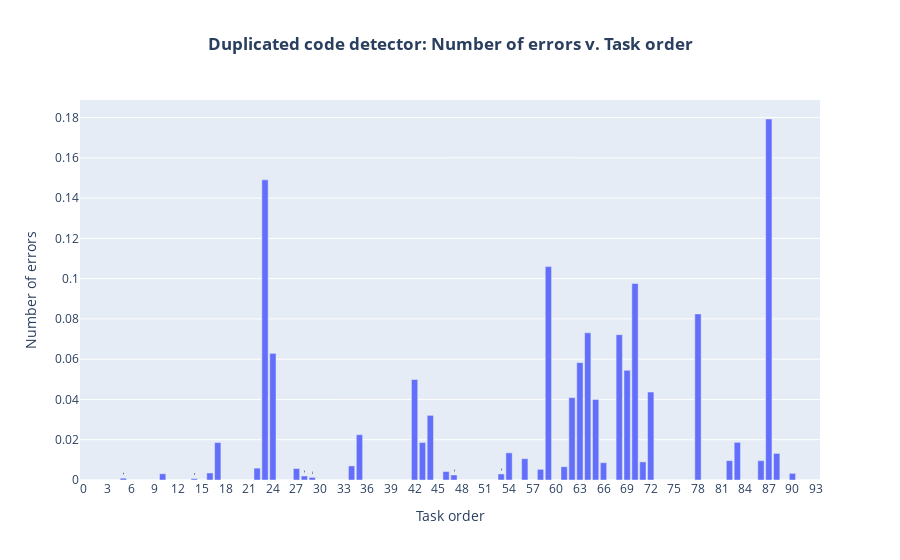

The notebook cell this image was saved under:
### Code cell
visualizer_duplicated_code_detector = VisualizerBarChart(
    detector_name="Duplicated code detector",
    counter_task_solutions=runner_duplicated_code_detector.counter_task_solutions,
    counter_task_errors=runner_duplicated_code_detector.counter_task_errors,
    )

fig_duplicated_code_detector = visualizer_duplicated_code_detector.display_visualization()

### Figure 1 — Plotly figure (JSON) as saved in the notebook; plotly's stock layout.template omitted (floating-point values rounded to 4 significant figures)
{"data": [{"text": ["Task_order: 0 <br>Number of detected errors: 0 <br>Number of solutions: 1 <br>Error rate: 0.0 <br>", "Task_order: 1 <br>Number of detected errors: 0 <br>Number of solutions: 1126 <br>Error rate: 0.0 <br>", "Task_order: 2 <br>Number of detected errors: 0 <br>Number of solutions: 2202 <br>Error rate: 0.0 <br>", "Task_order: 3 <br>Number of detected errors: 0 <br>Number of solutions: 446 <br>Error rate: 0.0 <br>", "Task_order: 4 <br>Number of detected errors: 0 <br>Number of solutions: 1480 <br>Error rate: 0.0 <br>", "Task_order: 5 <br>Number of detected errors: 1 <br>Number of solutions: 1082 <br>Error rate: 0.0009 <br>", "Task_order: 6 <br>Number of detected errors: 0 <br>Number of solutions: 765 <br>Error rate: 0.0 <br>", "Task_order: 7 <br>Number of detected errors: 0 <br>Number of solutions: 694 <br>Error rate: 0.0 <br>", "Task_order: 8 <br>Number of detected errors: 0 <br>Number of solutions: 655 <br>Error rate: 0.0 <br>", "Task_order: 9 <br>Number of detected errors: 0 <br>Number of solutions: 628 <br>Error rate: 0.0 <br>", "Task_order: 10 <br>Number of detected errors: 2 <br>Number of solutions: 635 <br>Error rate: 0.0031 <br>", "Task_order: 11 <br>Number of detected errors: 0 <br>Number of solutions: 535 <br>Error rate: 0.0 <br>", "Task_order: 12 <br>Number of detected errors: 0 <br>Number of solutions: 524 <br>Error rate: 0.0 <br>", "Task_order: 13 <br>Number of detected errors: 0 <br>Number of solutions: 1636 <br>Error rate: 0.0 <br>", "Task_order: 14 <br>Number of detected errors: 1 <br>Number of solutions: 1449 <br>Error rate: 0.0007 <br>", "Task_order: 15 <br>Number of detected errors: 0 <br>Number of solutions: 1839 <br>Error rate: 0.0 <br>", "Task_order: 16 <br>Number of detected errors: 3 <br>Number of solutions: 860 <br>Error rate: 0.0035 <br>", "Task_order: 17 <br>Number of detected errors: 14 <br>Number of solutions: 753 <br>Error rate: 0.0186 <br>", "Task_order: 18 <br>Number of detected errors: 0 <br>Number of solutions: 525 <br>Error rate: 0.0 <br>", "Task_order: 19 <br>Number of detected errors: 0 <br>Number of solutions: 465 <br>Error rate: 0.0 <br>", "Task_order: 20 <br>Number of detected errors: 0 <br>Number of solutions: 555 <br>Error rate: 0.0 <br>", "Task_order: 21 <br>Number of detected errors: 0 <br>Number of solutions: 544 <br>Error rate: 0.0 <br>", "Task_order: 22 <br>Number of detected errors: 3 <br>Number of solutions: 507 <br>Error rate: 0.0059 <br>", "Task_order: 23 <br>Number of detected errors: 61 <br>Number of solutions: 409 <br>Error rate: 0.1491 <br>", "Task_order: 24 <br>Number of detected errors: 18 <br>Number of solutions: 286 <br>Error rate: 0.0629 <br>", "Task_order: 25 <br>Number of detected errors: 0 <br>Number of solutions: 1293 <br>Error rate: 0.0 <br>", "Task_order: 26 <br>Number of detected errors: 0 <br>Number of solutions: 1780 <br>Error rate: 0.0 <br>", "Task_order: 27 <br>Number of detected errors: 8 <br>Number of solutions: 1394 <br>Error rate: 0.0057 <br>", "Task_order: 28 <br>Number of detected errors: 2 <br>Number of solutions: 989 <br>Error rate: 0.002 <br>", "Task_order: 29 <br>Number of detected errors: 1 <br>Number of solutions: 789 <br>Error rate: 0.0013 <br>", "Task_order: 30 <br>Number of detected errors: 0 <br>Number of solutions: 880 <br>Error rate: 0.0 <br>", "Task_order: 31 <br>Number of detected errors: 0 <br>Number of solutions: 817 <br>Error rate: 0.0 <br>", "Task_order: 32 <br>Number of detected errors: 0 <br>Number of solutions: 727 <br>Error rate: 0.0 <br>", "Task_order: 33 <br>Number of detected errors: 0 <br>Number of solutions: 757 <br>Error rate: 0.0 <br>", "Task_order: 34 <br>Number of detected errors: 4 <br>Number of solutions: 573 <br>Error rate: 0.007 <br>", "Task_order: 35 <br>Number of detected errors: 14 <br>Number of solutions: 623 <br>Error rate: 0.0225 <br>", "Task_order: 36 <br>Number of detected errors: 0 <br>Number of solutions: 571 <br>Error rate: 0.0 <br>", "Task_order: 37 <br>Number of detected errors: 0 <br>Number of solutions: 415 <br>Error rate: 0.0 <br>", "Task_order: 38 <br>Number of detected errors: 0 <br>Number of solutions: 465 <br>Error rate: 0.0 <br>", "Task_order: 39 <br>Number of detected errors: 0 <br>Number of solutions: 428 <br>Error rate: 0.0 <br>", "Task_order: 40 <br>Number of detected errors: 0 <br>Number of solutions: 362 <br>Error rate: 0.0 <br>", "Task_order: 41 <br>Number of detected errors: 0 <br>Number of solutions: 587 <br>Error rate: 0.0 <br>", "Task_order: 42 <br>Number of detected errors: 21 <br>Number of solutions: 421 <br>Error rate: 0.0499 <br>", "Task_order: 43 <br>Number of detected errors: 7 <br>Number of solutions: 377 <br>Error rate: 0.0186 <br>", "Task_order: 44 <br>Number of detected errors: 9 <br>Number of solutions: 280 <br>Error rate: 0.0321 <br>", "Task_order: 45 <br>Number of detected errors: 0 <br>Number of solutions: 329 <br>Error rate: 0.0 <br>", "Task_order: 46 <br>Number of detected errors: 2 <br>Number of solutions: 473 <br>Error rate: 0.0042 <br>", "Task_order: 47 <br>Number of detected errors: 1 <br>Number of solutions: 406 <br>Error rate: 0.0025 <br>", "Task_order: 48 <br>Number of detected errors: 0 <br>Number of solutions: 426 <br>Error rate: 0.0 <br>", "Task_order: 49 <br>Number of detected errors: 0 <br>Number of solutions: 384 <br>Error rate: 0.0 <br>", "Task_order: 50 <br>Number of detected errors: 0 <br>Number of solutions: 409 <br>Error rate: 0.0 <br>", "Task_order: 51 <br>Number of detected errors: 0 <br>Number of solutions: 248 <br>Error rate: 0.0 <br>", "Task_order: 52 <br>Number of detected errors: 0 <br>Number of solutions: 310 <br>Error rate: 0.0 <br>", "Task_order: 53 <br>Number of detected errors: 1 <br>Number of solutions: 330 <br>Error rate: 0.003 <br>", "Task_order: 54 <br>Number of detected errors: 4 <br>Number of solutions: 297 <br>Error rate: 0.0135 <br>", "Task_order: 55 <br>Number of detected errors: 0 <br>Number of solutions: 255 <br>Error rate: 0.0 <br>", "Task_order: 56 <br>Number of detected errors: 3 <br>Number of solutions: 284 <br>Error rate: 0.0106 <br>", "Task_order: 57 <br>Number of detected errors: 0 <br>Number of solutions: 264 <br>Error rate: 0.0 <br>", "Task_order: 58 <br>Number of detected errors: 1 <br>Number of solutions: 189 <br>Error rate: 0.0053 <br>", "Task_order: 59 <br>Number of detected errors: 53 <br>Number of solutions: 500 <br>Error rate: 0.106 <br>", "Task_order: 60 <br>Number of detected errors: 0 <br>Number of solutions: 150 <br>Error rate: 0.0 <br>", "Task_order: 61 <br>Number of detected errors: 2 <br>Number of solutions: 302 <br>Error rate: 0.0066 <br>", "Task_order: 62 <br>Number of detected errors: 14 <br>Number of solutions: 342 <br>Error rate: 0.0409 <br>", "Task_order: 63 <br>Number of detected errors: 7 <br>Number of solutions: 120 <br>Error rate: 0.0583 <br>", "Task_order: 64 <br>Number of detected errors: 16 <br>Number of solutions: 219 <br>Error rate: 0.0731 <br>", "Task_order: 65 <br>Number of detected errors: 9 <br>Number of solutions: 225 <br>Error rate: 0.04 <br>", "Task_order: 66 <br>Number of detected errors: 2 <br>Number of solutions: 232 <br>Error rate: 0.0086 <br>", "Task_order: 67 <br>Number of detected errors: 0 <br>Number of solutions: 303 <br>Error rate: 0.0 <br>", "Task_order: 68 <br>Number of detected errors: 14 <br>Number of solutions: 194 <br>Error rate: 0.0722 <br>", "Task_order: 69 <br>Number of detected errors: 3 <br>Number of solutions: 55 <br>Error rate: 0.0545 <br>", "Task_order: 70 <br>Number of detected errors: 16 <br>Number of solutions: 164 <br>Error rate: 0.0976 <br>", "Task_order: 71 <br>Number of detected errors: 2 <br>Number of solutions: 222 <br>Error rate: 0.009 <br>", "Task_order: 72 <br>Number of detected errors: 7 <br>Number of solutions: 160 <br>Error rate: 0.0437 <br>", "Task_order: 73 <br>Number of detected errors: 0 <br>Number of solutions: 140 <br>Error rate: 0.0 <br>", "Task_order: 74 <br>Number of detected errors: 0 <br>Number of solutions: 596 <br>Error rate: 0.0 <br>", "Task_order: 75 <br>Number of detected errors: 0 <br>Number of solutions: 208 <br>Error rate: 0.0 <br>", "Task_order: 76 <br>Number of detected errors: 0 <br>Number of solutions: 208 <br>Error rate: 0.0 <br>", "Task_order: 77 <br>Number of detected errors: 0 <br>Number of solutions: 305 <br>Error rate: 0.0 <br>", "Task_order: 78 <br>Number of detected errors: 8 <br>Number of solutions: 97 <br>Error rate: 0.0825 <br>", "Task_order: 79 <br>Number of detected errors: 0 <br>Number of solutions: 1111 <br>Error rate: 0.0 <br>", "Task_order: 80 <br>Number of detected errors: 0 <br>Number of solutions: 427 <br>Error rate: 0.0 <br>", "Task_order: 81 <br>Number of detected errors: 0 <br>Number of solutions: 401 <br>Error rate: 0.0 <br>", "Task_order: 82 <br>Number of detected errors: 1 <br>Number of solutions: 104 <br>Error rate: 0.0096 <br>", "Task_order: 83 <br>Number of detected errors: 2 <br>Number of solutions: 107 <br>Error rate: 0.0187 <br>", "Task_order: 84 <br>Number of detected errors: 0 <br>Number of solutions: 1298 <br>Error rate: 0.0 <br>", "Task_order: 85 <br>Number of detected errors: 0 <br>Number of solutions: 263 <br>Error rate: 0.0 <br>", "Task_order: 86 <br>Number of detected errors: 2 <br>Number of solutions: 208 <br>Error rate: 0.0096 <br>", "Task_order: 87 <br>Number of detected errors: 26 <br>Number of solutions: 145 <br>Error rate: 0.1793 <br>", "Task_order: 88 <br>Number of detected errors: 3 <br>Number of solutions: 228 <br>Error rate: 0.0132 <br>", "Task_order: 89 <br>Number of detected errors: 0 <br>Number of solutions: 374 <br>Error rate: 0.0 <br>", "Task_order: 90 <br>Number of detected errors: 1 <br>Number of solutions: 304 <br>Error rate: 0.0033 <br>", "Task_order: 91 <br>Number of detected errors: 0 <br>Number of solutions: 240 <br>Error rate: 0.0 <br>", "Task_order: 92 <br>Number of detected errors: 0 <br>Number of solutions: 187 <br>Error rate: 0.0 <br>", "Task_order: 93 <br>Number of detected errors: 0 <br>Number of solutions: 189 <br>Error rate: 0.0 <br>"], "type": "bar", "x": [0, 1, 2, 3, 4, 5, 6, 7, 8, 9, 10, 11, 12, 13, 14, 15, 16, 17, 18, 19, 20, 21, 22, 23, 24, 25, 26, 27, 28, 29, 30, 31, 32, 33, 34, 35, 36, 37, 38, 39, 40, 41, 42, 43, 44, 45, 46, 47, 48, 49, 50, 51, 52, 53, 54, 55, 56, 57, 58, 59, 60, 61, 62, 63, 64, 65, 66, 67, 68, 69, 70, 71, 72, 73, 74, 75, 76, 77, 78, 79, 80, 81, 82, 83, 84, 85, 86, 87, 88, 89, 90, 91, 92, 93], "y": [0, 0, 0, 0, 0, 0.0009, 0, 0, 0, 0, 0.0031, 0, 0, 0, 0.0007, 0, 0.0035, 0.0186, 0, 0, 0, 0, 0.0059, 0.1491, 0.0629, 0, 0, 0.0057, 0.002, 0.0013, 0, 0, 0, 0, 0.007, 0.0225, 0, 0, 0, 0, 0, 0, 0.0499, 0.0186, 0.0321, 0, 0.0042, 0.0025, 0, 0, 0, 0, 0, 0.003, 0.0135, 0, 0.0106, 0, 0.0053, 0.106, 0, 0.0066, 0.0409, 0.0583, 0.0731, 0.04, 0.0086, 0, 0.0722, 0.0545, 0.0976, 0.009, 0.0437, 0, 0, 0, 0, 0, 0.0825, 0, 0, 0, 0.0096, 0.0187, 0, 0, 0.0096, 0.1793, 0.0132, 0, 0.0033, 0, 0, 0]}], "layout": {"title": {"text": "<b> Duplicated code detector: Number of errors v. Task order </b>", "x": 0.5}, "xaxis": {"dtick": 3, "title": {"text": "Task order"}, "type": "linear"}, "yaxis": {"title": {"text": "Number of errors"}}}}
